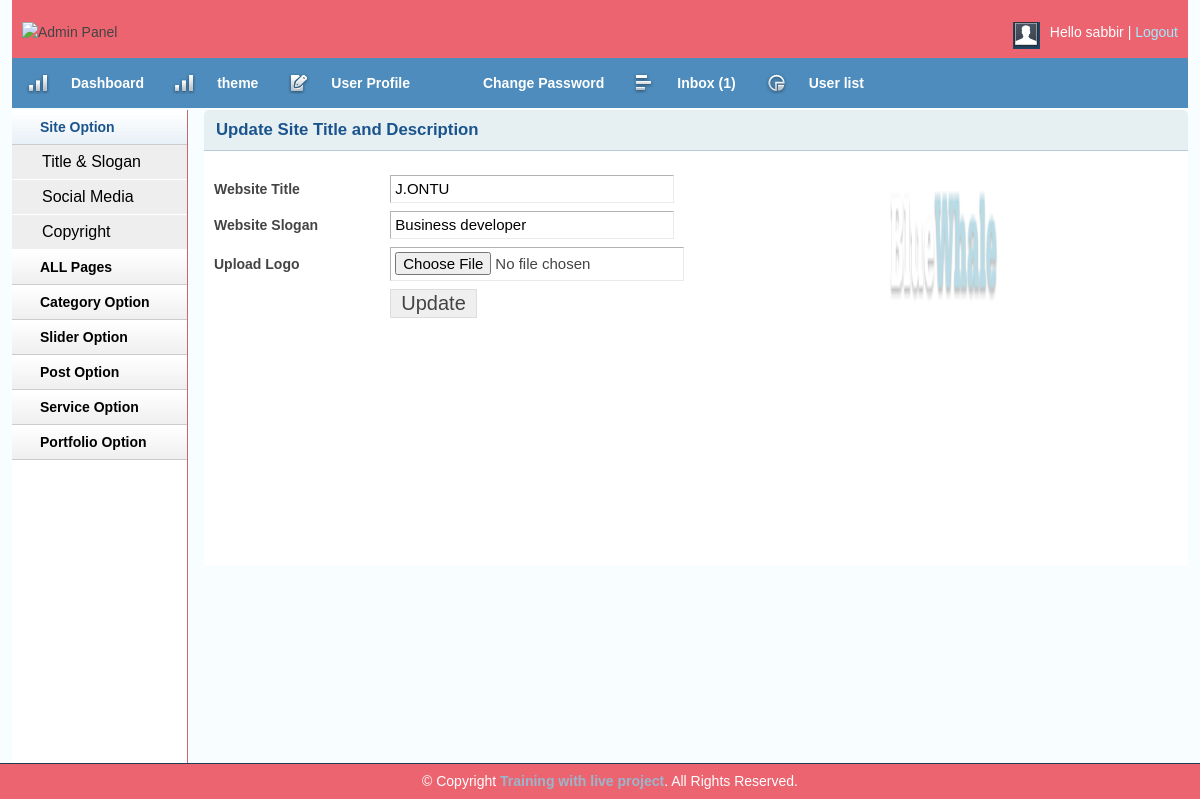
/Blog/admin/titleslogan.php (signed in), run on the app's committed database.
### tables this page shows
CREATE TABLE `title_slogan` (
  `id` int(11) NOT NULL,
  `title` varchar(50) NOT NULL,
  `slogan` varchar(100) NOT NULL,
  `logo` varchar(200) NOT NULL
);

### Blog/lib/Database.php (called while the page is built, shortened)
<?php
Class Database{
	public $host   = DB_HOST;
	public $user   = DB_USER;
	public $pass   = DB_PASS;
	public $dbname = DB_NAME;
	public $link;
	private function connectDB(){
	$this->link = new mysqli($this->host, $this->user, $this->pass, $this->dbname);
 }
	public function select($query){
		$result = $this->link->query($query) or die($this->link->error.__LINE__);
		if($result->num_rows > 0){
			return $result;
		} else {
			return false;
		}
	}
}

### Blog/admin/titleslogan.php (the view, shortened to what this page needs)
<?php include'inc/header.php';?>
<?php include'inc/sitebar.php';?>
        <div class="grid_10">
            <div class="box round first grid">
                <h2>Update Site Title and Description</h2>
           <?php
                $query= "SELECT * FROM title_slogan where id= '1' ";
                $blog_title = $db->select($query);
                if ($blog_title) {
                while ($result = $blog_title->fetch_assoc()) {
           ?>
                <div class="block sloginblock">
                <div class="leftsite">
                 <form action="" method="post" enctype="multipart/form-data">
                    <table class="form">
                        <tr>
                            <td>
                                <label>Website Title</label>
                            </td>
                            <td>
                                <input type="text" value="<?php echo $result['title']; ?>"  name="title" class="medium" />
                            </td>
                        </tr>
						 <tr>
                            <td>
                                <label>Website Slogan</label>
                            </td>
                            <td>
                                <input type="text" value="<?php echo $result['slogan']; ?>" name="slogan" class="medium" />
                            </td>
                        </tr>
						  <tr>
                            <td>
                                <label>Upload Logo</label>
                            </td>
                            <td>
                                <input type="file" name="logo" />
                            </td>
                        </tr>
						 <tr>
                            <td>
                            </td>
                            <td>
                                <input type="submit" name="submit" Value="Update" />
                            </td>
                        </tr>
                    </table>
                    </form>
                      </div>
                      <div class="rightsite">
                          <img src="<?php echo $result['logo']; ?>" alt="logo" name="logo">
                      </div>
                  <?php } } ?>
                </div>
            </div>
        </div>
   <?php include'inc/footer.php';?>

### Blog/admin/css/text.css (style rules this page uses)
body { font: 13px/1.5 Tahoma, Helvetica, Arial, 'Liberation Sans', FreeSans, sans-serif; }
h2 { font-size: 23px; }
p, dl, hr, h1, h2, h3, h4, h5, h6, ol, ul, pre, table, address, fieldset { margin-bottom: 20px; }

### Blog/admin/css/grid.css (style rules this page uses)
.grid_1, .grid_2, .grid_3, .grid_4, .grid_5, .grid_6, .grid_7, .grid_8, .grid_9, .grid_10, .grid_11, .grid_12, .grid_13, .grid_14, .grid_15, .grid_16 { display: inline; float: left; margin-left: 1%; margin-right: 1%; }
.container_12 .grid_10 { width: 81.333%; }

### Blog/admin/css/layout.css (style rules this page uses)
body { background: #fff none repeat scroll 0 0; color: #444; font-size: 14px; padding: 0; }
h1, h2, h3, h4, h5, h6 { line-height:1.2em; margin-bottom:.3em; }
h2 { margin-top:1em; }
.box { background:#fff; margin-bottom:20px; padding:10px 10px 10px 10px; margin-left:-8px; }
.box.grid { padding-bottom:40px; }
.box.round { -moz-border-radius: 5px 5px 0px 0px; -webkit-border-radius: 5px 5px 0px 0px; border-radius: 5px 5px 0px 0px; }
.box h2 { font-size:1.2em; font-weight:bold; color:#1B548D; background:#E6F0F3; margin:-10px -10px 0 -10px; padding:10px 12px; border-bottom:1px solid #B3CBD6; -moz-border-radius: 5px 5px 0px 0px; -webkit-border-radius: 5px 5px 0px 0px; border-radius: 5px 5px 0px 0px; }
.box.first { min-height: 406px; }
.block { padding-top:20px; }
table.form { width:100%; }
table.form td { padding:4px 0px; }
table.form label { font-weight:bold; }
table.form input, table.form select { font-size: 15px; padding: 4px 4px 5px 4px; border-top: 1px solid #b3b3b3; border-left: 1px solid #b3b3b3; border-right: 1px solid #eaeaea; border-bottom: 1px solid #eaeaea; }
table.form input[type="submit"] { border: 1px solid #ddd; color: #444; cursor: pointer; font-size: 20px; padding: 2px 10px; }
input.medium { width: 55%; }
.block { padding-bottom:1px; }

### Blog/admin/titleslogan.php (style rules this page uses)
.leftsite { float:left;width:70%; }
.rightsite { float:left;width:20%; }
.rightsite img { height: 160px;width: 170px; }

### data on the page
title_slogan: title "J.ONTU", slogan "Business developer", logo (picture)

### other printed values
Session::get('username') "sabbir"
$count "1"
